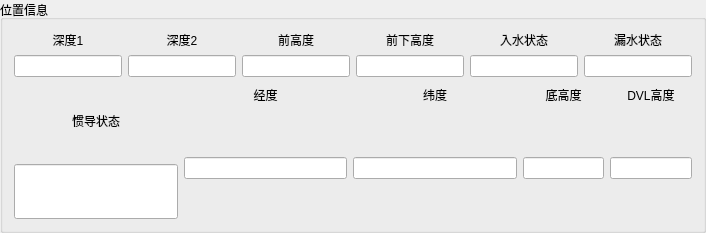
         <widget class="QGroupBox" name="groupBox_4">
          <property name="title">
           <string>位置信息</string>
          </property>
          <layout class="QVBoxLayout" name="verticalLayout_46">
           <item>
            <layout class="QHBoxLayout" name="horizontalLayout_2">
             <item>
              <layout class="QVBoxLayout" name="verticalLayout_35">
               <item>
                <widget class="QLabel" name="label_67">
                 <property name="text">
                  <string>深度1</string>
                 </property>
                 <property name="alignment">
                  <set>Qt::AlignCenter</set>
                 </property>
                </widget>
               </item>
               <item>
                <widget class="QLineEdit" name="lineEdit_34"/>
               </item>
              </layout>
             </item>
             <item>
              <layout class="QVBoxLayout" name="verticalLayout_36">
               <item>
                <widget class="QLabel" name="label_68">
                 <property name="text">
                  <string>深度2</string>
                 </property>
                 <property name="alignment">
                  <set>Qt::AlignCenter</set>
                 </property>
                </widget>
               </item>
               <item>
                <widget class="QLineEdit" name="lineEdit_35"/>
               </item>
              </layout>
             </item>
             <item>
              <layout class="QVBoxLayout" name="verticalLayout_37">
               <item>
                <widget class="QLabel" name="label_69">
                 <property name="text">
                  <string>前高度</string>
                 </property>
                 <property name="alignment">
                  <set>Qt::AlignCenter</set>
                 </property>
                </widget>
               </item>
               <item>
                <widget class="QLineEdit" name="lineEdit_36"/>
               </item>
              </layout>
             </item>
             <item>
              <layout class="QVBoxLayout" name="verticalLayout_38">
               <item>
                <widget class="QLabel" name="label_70">
                 <property name="text">
                  <string>前下高度</string>
                 </property>
                 <property name="alignment">
                  <set>Qt::AlignCenter</set>
                 </property>
                </widget>
               </item>
               <item>
                <widget class="QLineEdit" name="lineEdit_37"/>
               </item>
              </layout>
             </item>
             <item>
              <layout class="QVBoxLayout" name="verticalLayout_39">
               <item>
                <widget class="QLabel" name="label_71">
                 <property name="text">
                  <string>入水状态</string>
                 </property>
                 <property name="alignment">
                  <set>Qt::AlignCenter</set>
                 </property>
                </widget>
               </item>
               <item>
                <widget class="QLineEdit" name="lineEdit_38"/>
               </item>
              </layout>
             </item>
             <item>
              <layout class="QVBoxLayout" name="verticalLayout_40">
               <item>
                <widget class="QLabel" name="label_72">
                 <property name="text">
                  <string>漏水状态</string>
                 </property>
                 <property name="alignment">
                  <set>Qt::AlignCenter</set>
                 </property>
                </widget>
               </item>
               <item>
                <widget class="QLineEdit" name="lineEdit_39"/>
               </item>
              </layout>
             </item>
            </layout>
           </item>
           <item>
            <layout class="QHBoxLayout" name="horizontalLayout_3" stretch="2,2,2,1,1">
             <item>
              <layout class="QVBoxLayout" name="verticalLayout_45" stretch="1,5">
               <property name="spacing">
                <number>6</number>
               </property>
               <item>
                <widget class="QLabel" name="label_73">
                 <property name="text">
                  <string>惯导状态</string>
                 </property>
                 <property name="alignment">
                  <set>Qt::AlignCenter</set>
                 </property>
                </widget>
               </item>
               <item>
                <widget class="QLineEdit" name="lineEdit_40">
                 <property name="minimumSize">
                  <size>
                   <width>0</width>
                   <height>55</height>
                  </size>
                 </property>
                </widget>
               </item>
              </layout>
             </item>
             <item>
              <layout class="QVBoxLayout" name="verticalLayout_41">
               <item>
                <widget class="QLabel" name="label_74">
                 <property name="minimumSize">
                  <size>
                   <width>0</width>
                   <height>24</height>
                  </size>
                 </property>
                 <property name="maximumSize">
                  <size>
                   <width>16777215</width>
                   <height>24</height>
                  </size>
                 </property>
                 <property name="text">
                  <string>经度</string>
                 </property>
                 <property name="alignment">
                  <set>Qt::AlignCenter</set>
                 </property>
                </widget>
               </item>
               <item>
                <spacer name="verticalSpacer">
                 <property name="orientation">
                  <enum>Qt::Vertical</enum>
                 </property>
                 <property name="sizeHint" stdset="0">
                  <size>
                   <width>20</width>
                   <height>44</height>
                  </size>
                 </property>
                </spacer>
               </item>
               <item>
                <widget class="QLineEdit" name="lineEdit_41"/>
               </item>
               <item>
                <spacer name="verticalSpacer_2">
                 <property name="orientation">
                  <enum>Qt::Vertical</enum>
                 </property>
                 <property name="sizeHint" stdset="0">
                  <size>
                   <width>20</width>
                   <height>40</height>
                  </size>
                 </property>
                </spacer>
               </item>
              </layout>
             </item>
             <item>
              <layout class="QVBoxLayout" name="verticalLayout_42">
               <item>
                <widget class="QLabel" name="label_75">
                 <property name="minimumSize">
                  <size>
                   <width>0</width>
                   <height>24</height>
                  </size>
                 </property>
                 <property name="text">
                  <string>纬度</string>
                 </property>
                 <property name="alignment">
                  <set>Qt::AlignCenter</set>
                 </property>
                </widget>
               </item>
               <item>
                <spacer name="verticalSpacer_3">
                 <property name="orientation">
                  <enum>Qt::Vertical</enum>
                 </property>
                 <property name="sizeHint" stdset="0">
                  <size>
                   <width>20</width>
                   <height>44</height>
                  </size>
                 </property>
                </spacer>
               </item>
               <item>
                <widget class="QLineEdit" name="lineEdit_42">
                 <property name="minimumSize">
                  <size>
                   <width>0</width>
                   <height>0</height>
                  </size>
                 </property>
                </widget>
               </item>
               <item>
                <spacer name="verticalSpacer_4">
                 <property name="orientation">
                  <enum>Qt::Vertical</enum>
                 </property>
                 <property name="sizeHint" stdset="0">
                  <size>
                   <width>20</width>
                   <height>40</height>
                  </size>
                 </property>
                </spacer>
               </item>
              </layout>
             </item>
             <item>
              <layout class="QVBoxLayout" name="verticalLayout_43">
               <item>
                <widget class="QLabel" name="label_76">
                 <property name="minimumSize">
                  <size>
                   <width>0</width>
                   <height>24</height>
                  </size>
                 </property>
                 <property name="maximumSize">
                  <size>
                   <width>16777215</width>
                   <height>24</height>
                  </size>
                 </property>
                 <property name="text">
                  <string>底高度</string>
                 </property>
                 <property name="alignment">
                  <set>Qt::AlignCenter</set>
                 </property>
                </widget>
               </item>
               <item>
                <spacer name="verticalSpacer_5">
                 <property name="orientation">
                  <enum>Qt::Vertical</enum>
                 </property>
                 <property name="sizeHint" stdset="0">
                  <size>
                   <width>20</width>
                   <height>44</height>
                  </size>
                 </property>
                </spacer>
               </item>
               <item>
                <widget class="QLineEdit" name="lineEdit_43"/>
               </item>
               <item>
                <spacer name="verticalSpacer_6">
                 <property name="orientation">
                  <enum>Qt::Vertical</enum>
                 </property>
                 <property name="sizeHint" stdset="0">
                  <size>
                   <width>20</width>
                   <height>40</height>
                  </size>
                 </property>
                </spacer>
               </item>
              </layout>
             </item>
             <item>
              <layout class="QVBoxLayout" name="verticalLayout_44">
               <item>
                <widget class="QLabel" name="label_77">
                 <property name="minimumSize">
                  <size>
                   <width>0</width>
                   <height>24</height>
                  </size>
                 </property>
                 <property name="maximumSize">
                  <size>
                   <width>16777215</width>
                   <height>24</height>
                  </size>
                 </property>
                 <property name="text">
                  <string>DVL高度</string>
                 </property>
                 <property name="alignment">
                  <set>Qt::AlignCenter</set>
                 </property>
                </widget>
               </item>
               <item>
                <spacer name="verticalSpacer_7">
                 <property name="orientation">
                  <enum>Qt::Vertical</enum>
                 </property>
                 <property name="sizeHint" stdset="0">
                  <size>
                   <width>20</width>
                   <height>44</height>
                  </size>
                 </property>
                </spacer>
               </item>
               <item>
                <widget class="QLineEdit" name="lineEdit_44"/>
               </item>
               <item>
                <spacer name="verticalSpacer_8">
                 <property name="orientation">
                  <enum>Qt::Vertical</enum>
                 </property>
                 <property name="sizeHint" stdset="0">
                  <size>
                   <width>20</width>
                   <height>40</height>
                  </size>
                 </property>
                </spacer>
               </item>
              </layout>
             </item>
            </layout>
           </item>
          </layout>
         </widget>
